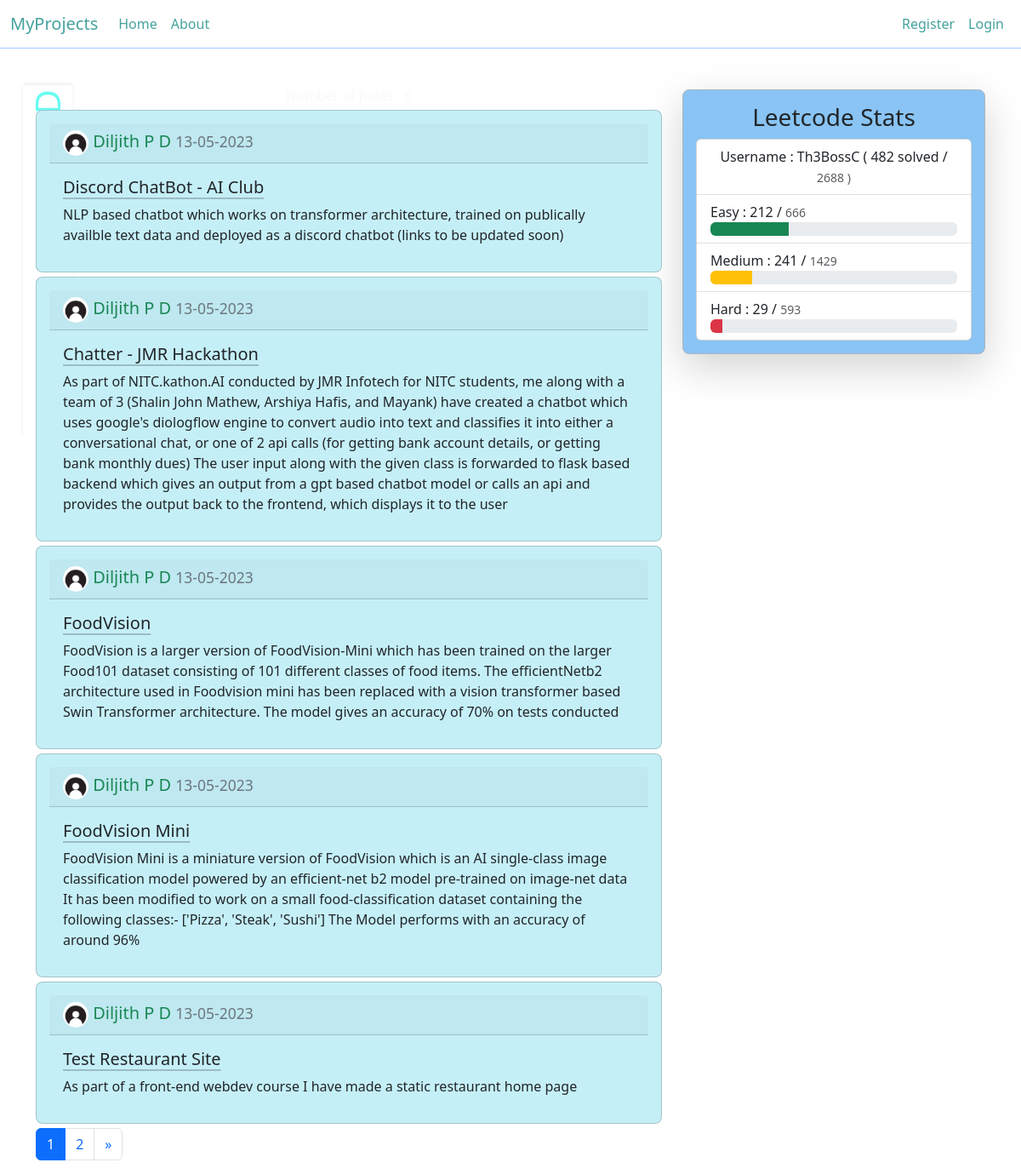
/users/Diljith P D, run on an earlier commit of the app's database.
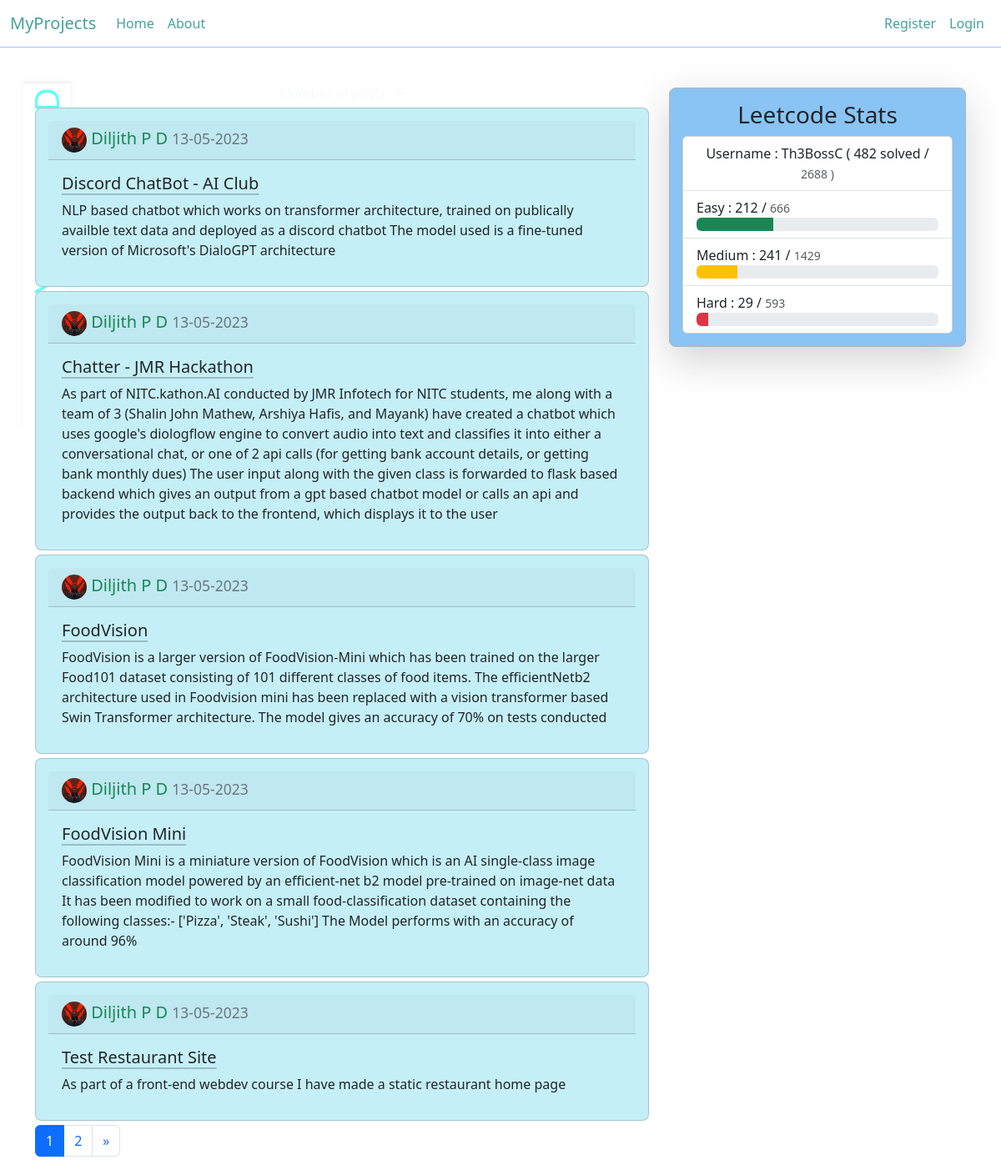
And on a later commit of the database.
### myProjects/models.py (models this page shows, shortened)
class Post(db.Model):
    id = db.Column(db.Integer, primary_key = True)
    title = db.Column(db.String(100), nullable = False)
    date_posted = db.Column(db.DateTime(), nullable = False, default = datetime.utcnow)
    content = db.Column(db.Text, nullable = False)
    user_id = db.Column(db.Integer, db.ForeignKey('user.id'), nullable = False)
    link  = db.Column(db.String(300), nullable = True)
    source_code = db.Column(db.String(300), nullable = True)

class User(db.Model, UserMixin):
    id = db.Column(db.Integer, primary_key = True)
    username = db.Column(db.String(20), unique = True, nullable = False)
    email = db.Column(db.String(120), unique = True, nullable = False)
    image_file = db.Column(db.String(20), nullable = False, default = 'default.jpg')
    password = db.Column(db.String(60), nullable = False)
    posts = db.relationship('Post', backref = 'author', lazy = True)

### myProjects/users/routes.py (the view)
@users.route('/users/<string:username>')
def user_post(username):
    leetcode = {}
    with open(os.path.join(current_app.root_path + '/static/leetcode.json'), 'r') as json_file:
        leetcode = json.load(json_file)
    page = request.args.get('page', default = 1, type = int)
    user = User.query.filter_by(username = username).first_or_404()
    posts = Post.query.filter_by(author = user).order_by(Post.date_posted.desc()).paginate(page = page, per_page = 5)
    return render_template('user_posts.html', posts = posts, user = user, title = f"Posts by {user.username}", page_details = f"Posts by {user.username}", **leetcode)

### myProjects/templates/user_posts.html (shortened to what this page needs)
{% extends 'layout.html' %}
{% block content %}
    <div class = "text-light text-center">
    </div>
    {% for post in posts %}
    <div class="card main-content">
        <h5 class="card-header">
            <img class = "small-image" src = "{{url_for('static', filename = 'images/' + post.author.image_file)}}">
            <span class = 'text-success'>
                {{post.author.username}}
            </span>
            <small class = 'text-secondary'>
                {{post.date_posted.strftime('%d-%m-%Y')}}
            </small>
        </h5>
        <div class="card-body">
            <h5 class="card-title">
                <a href = "{{url_for('posts.post', post_id = post.id)}}" class = "link-dark link-offset-2 link-underline-opacity-25 link-underline-opacity-100-hover">
                    {{post.title}}
                </a>
            </h5>
            <p class="card-text">{{post.content}}</p>
        </div>
    </div>
    {% endfor %}
        <nav aria-label="Page navigation example" style = "padding-top: 5px;">
            <ul class="pagination">
              {% for page_num in posts.iter_pages(left_edge = 0, right_edge = 0, left_current = 1, right_current = 2) %}
                <li class="page-item {% if posts.page == page_num %} active {% endif %}">
                    <a class="page-link" href="{{url_for('users.user_post', username = user.username, page = page_num)}}">
                        {{page_num}}
                    </a>
                </li>
              {% endfor %}
              {% if posts.next_num != none %}
              <li class="page-item">
                <a class="page-link" href="{{url_for('users.user_post', username = user.username, page = posts.page+1)}}" aria-label="Next">
                  <span aria-hidden="true">&raquo;</span>
                </a>
              </li>
              {% endif %}
            </ul>
          </nav>
{% endblock %}

### myProjects/templates/layout.html (shortened to what this page needs)
<!DOCTYPE html>
<html lang="en">
    <head>
        <link href="https://cdn.jsdelivr.net/npm/bootstrap@5.3.0-alpha3/dist/css/bootstrap.min.css" rel="stylesheet">
        <link rel="stylesheet" href="https://cdn.jsdelivr.net/npm/bootstrap-icons@1.10.5/font/bootstrap-icons.css">
        <link type = "text/css" rel = "stylesheet" href = "{{ url_for('static', filename = 'main.css')}}">
        <header>
            <nav class = "navbar fixed-top navbar-expand-lg border-bottom border-primary-subtle" style = "backdrop-filter: blur(30px);">
                <div class="container-fluid">
                    <a class="navbar-brand colour-me" href="{{url_for('main.home')}}"> MyProjects </a>
                    <div class="collapse navbar-collapse" id="navbarToggle">
                        <ul class="navbar-nav me-auto mb-2 mb-lg-0">
                            <li class="nav-item">
                                <a class="nav-link colour-me {% if title == 'Home' %} act {% endif %}" aria-current="page" href="{{url_for('main.home')}}">Home</a>
                            </li>
                            <li class="nav-item">
                                <a class="nav-link colour-me {% if title == 'About' %} act {% endif %}" aria-current = "page" href="{{url_for('main.about')}}">About</a>
                            </li>
                        </ul>
                        <ul class = "navbar-nav ms-auto mb-2 mb-lg-0">
                            {% if current_user.is_authenticated == False %}
                                <li class="nav-item">
                                    <a class="nav-link colour-me" aria-current="page" href="{{url_for('users.register')}}">Register</a>
                                </li>
                                <li class="nav-item">
                                    <a class="nav-link colour-me" aria-current = "page" href="{{url_for('users.login')}}">Login</a>
                                </li>
                            {% endif %}
                        </ul>
                    </div>
                </div>
            </nav>
        </header>
    </head>
    <body>
    <h1 class = "heading shadow-sm"> {{page_details}} </h1>
        <main role = "main" class = "container">
            <div class = "row">
                <div class = "col-md-8">
                {% block content%} {% endblock %}
                </div>
                <div class = "col-md-4">
                    <div class = "content-section border border-dark-subtle shadow-lg">
                        <h3 class = "text-center"> Leetcode Stats </h3>
                        <div class="card" style="width: 100%;">
                            <ul class="list-group list-group-flush">
                                <li class = "list-group-item">
                                    <div class = 'text-center'>
                                        <span class = 'font-weight-bold'>
                                            Username : Th3BossC
                                        </span>
                                        <span class = 'font-weight-bold'>
                                            ( {{totalSolved}} solved /
                                        </span>
                                        <small class = 'text-muted'>
                                            {{totalQuestions}} )
                                        </small>
                                    </div>
                                </li>
                                <li class="list-group-item">
                                    <span class = 'font-weight-bold'>
                                        Easy : {{easySolved}} /
                                    </span>
                                    <small class = 'text-muted'>
                                        {{totalEasy}}
                                    </small>
                                    <div class="progress" role="progressbar" aria-label="Success example" aria-valuenow="0" aria-valuemin="0" aria-valuemax="100">
                                        <div class="progress-bar bg-success" style="width: {{easyLen}}%; animation: moveEasy 1s;"></div>
                                    </div>
                                </li>
                                <li class="list-group-item">
                                    <span class = 'font-weight-bold'>
                                        Medium : {{mediumSolved}} /
                                    </span>
                                    <small class = 'text-muted'>
                                        {{totalMedium}}
                                    </small>
                                    <div class="progress" role="progressbar" aria-label="Warning example" aria-valuenow="0" aria-valuemin="0" aria-valuemax="100">
                                        <div class="progress-bar bg-warning" style="width: {{mediumLen}}%; animation: moveMed 1s;"></div>
                                    </div>
                                </li>
                                <li class="list-group-item">
                                    <span class = 'font-weight-bold'>
                                        Hard : {{hardSolved}} /
                                    </span>
                                    <small class = 'text-muted'>
                                        {{totalHard}}
                                    </small>
                                    <div class="progress" role="progressbar" aria-label="Danger example" aria-valuenow="0" aria-valuemin="0" aria-valuemax="100">
                                        <div class="progress-bar bg-danger" style = "width : {{hardLen}}%; animation: moveHard 1s;"></div>
                                    </div>
                                </li>
                            </ul>
                        </div>
                    </div>
                </div>
            </div>
        </main>
    </body>
</html>

### myProjects/static/main.css (style rules this page uses)
body { margin-top : 100px; background-image: url('images/background.jpg'); background-size: cover; }
.content-section { padding : 15px 15px 15px 15px; background-color: rgba(137, 196, 244, 1); border-radius: 8px; margin-top : 5px; }
h1 { writing-mode: vertical-lr; transform: rotate(-180deg); position: absolute; }
.heading { color : #66fcf1; padding: 5px; text-transform: uppercase; }
.main-content { padding : 15px 15px 15px 15px; border-radius: 8px; background-color: rgba(197, 239, 247, 1); margin-top : 5px; }
.small-image { height: 30px; width: 30px; border-radius : 15px; object-fit: cover; }
.colour-me { color : #45a29e; }

What changed in the data, as far as the page shows it:
changed Post "Discord ChatBot - AI Club": image_file: picture added in place of a placeholder; content "NLP based chatbot which works on transformer architecture, trained on publically availble text data and deployed as a discord chatbot (links to be updated soon)" → "…as a discord chatbot The model used is a fine-tuned version of Microsoft's DialoGPT architecture"
changed through a linked row, Post "Chatter - JMR Hackathon": image_file: picture added in place of a placeholder
changed through a linked row, Post "FoodVision": image_file: picture added in place of a placeholder
changed through a linked row, Post "FoodVision Mini": image_file: picture added in place of a placeholder
changed through a linked row, Post "Test Restaurant Site": image_file: picture added in place of a placeholder
